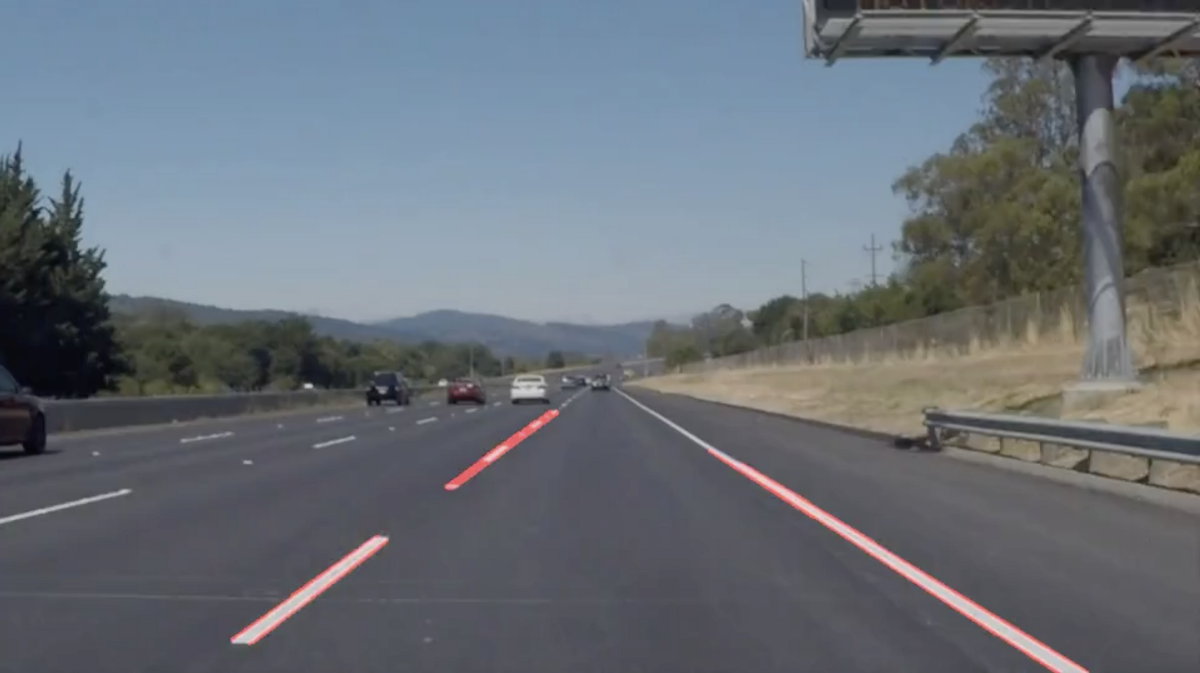
#> input picture data/hough.png, 1200 x 673 px
$ python 29_LaneDetection.py
#> lines starting #> are read from the running program, lines starting #| are printed output that depends on the picture; after the words box and inside, x2 and y2 are one past the last pixel; in counts of white or black regions, pixels touching at a corner belong together
import cv2 as cv
import numpy as np
from matplotlib import pyplot as plt

def  region_of_intrest(img,vertices):
    mask = np.zeros_like(img)
    #channel_count = img.shape[2]
    # match_mask_color = (255,)*channel_count
    match_mask_color = 255
    cv.fillPoly(mask,vertices,match_mask_color)
    masked_image = cv.bitwise_and(img,mask)
    return masked_image


def draw_lines(img,lines):
    img_copy = np.copy(img)
    blank_image = np.zeros_like(img)
    for line in lines:
        for x1,y1,x2,y2 in line:
            cv.line(blank_image,(x1,y1),(x2,y2),(0,255,0),thickness=3)
    img_copy = cv.addWeighted(img,0.8,blank_image,1,0)
    return img_copy
img = cv.imread('data/hough.png')
#> img is the input picture: shape (673, 1200, 3); mean B, G, R 119, 111.3, 104.7
img = cv.cvtColor(img,cv.COLOR_BGR2RGB)

height = img.shape[0]
#> height = 673
width = img.shape[1]
#> width = 1200

gray_image = cv.cvtColor(img,cv.COLOR_RGB2GRAY)
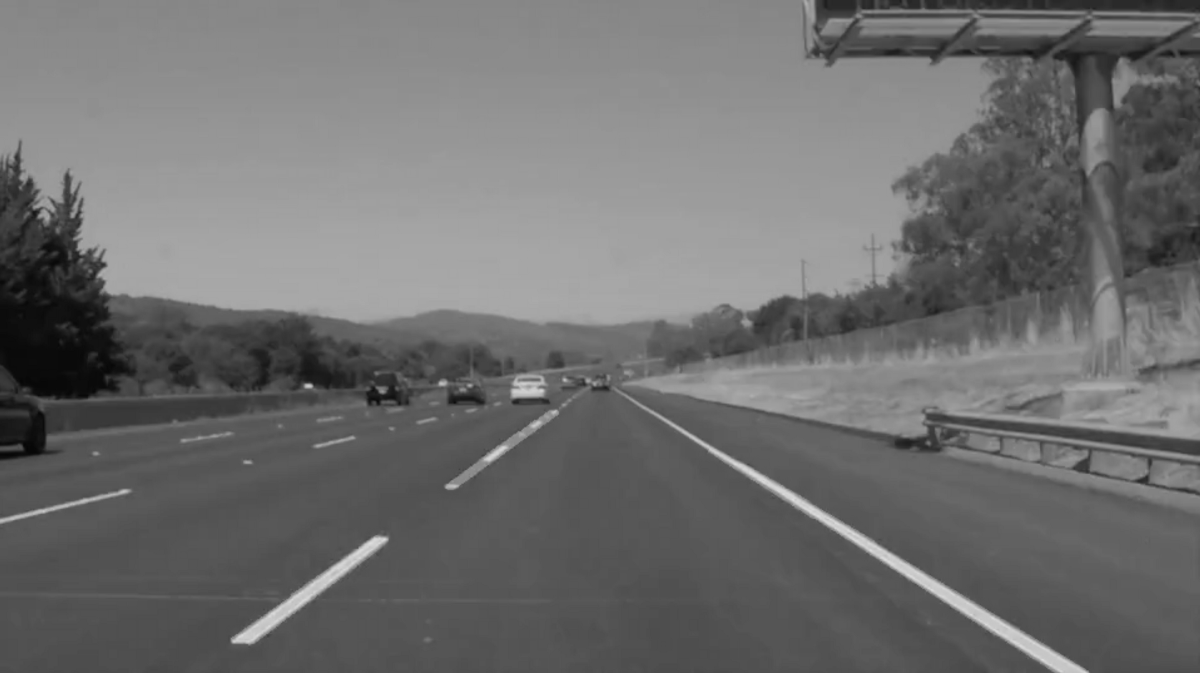
#> gray_image: shape (673, 1200); min 5, max 221, mean 110.2
canny_image = cv.Canny(gray_image,100,200)
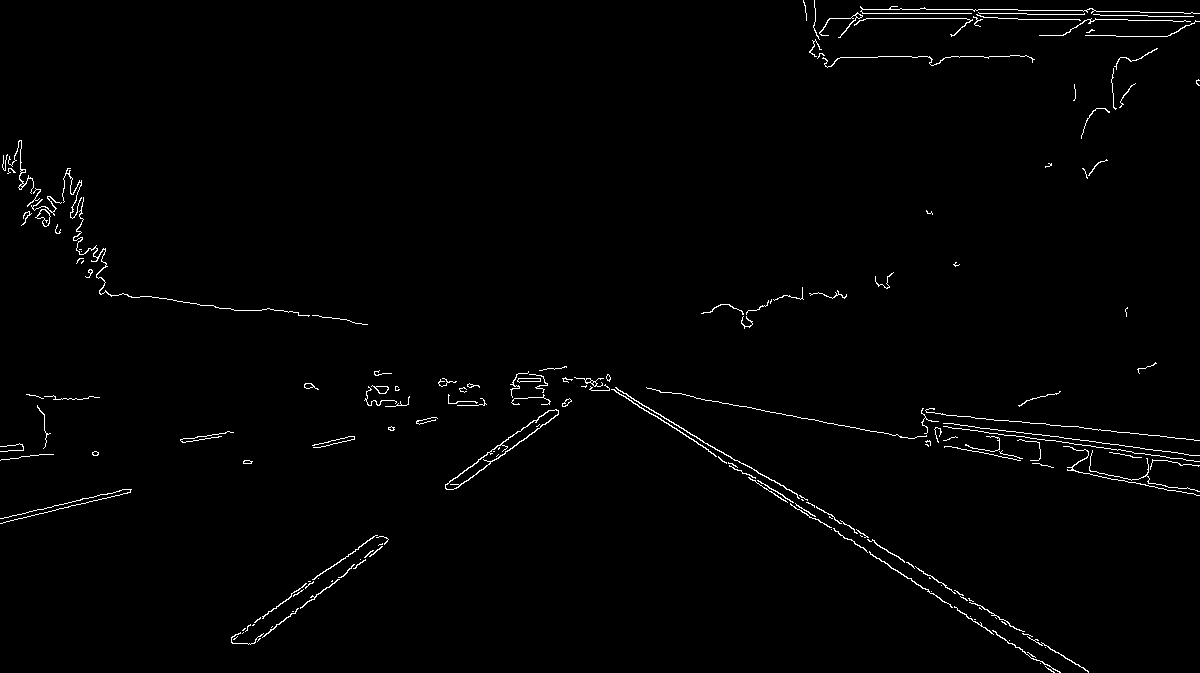
#> canny_image: shape (673, 1200); 1.2% white in thin lines or dots
region_of_intrest_vertices = [(0,height),(width/2,height/2),(width,height)]
#> region_of_intrest_vertices = [(0, 673), (600, 336.5), (1200, 673)]

cropped_image = region_of_intrest(canny_image,np.array([region_of_intrest_vertices],np.int32))
#> in region_of_intrest, `cv.fillPoly(mask,vertices,match_mask_color)`:
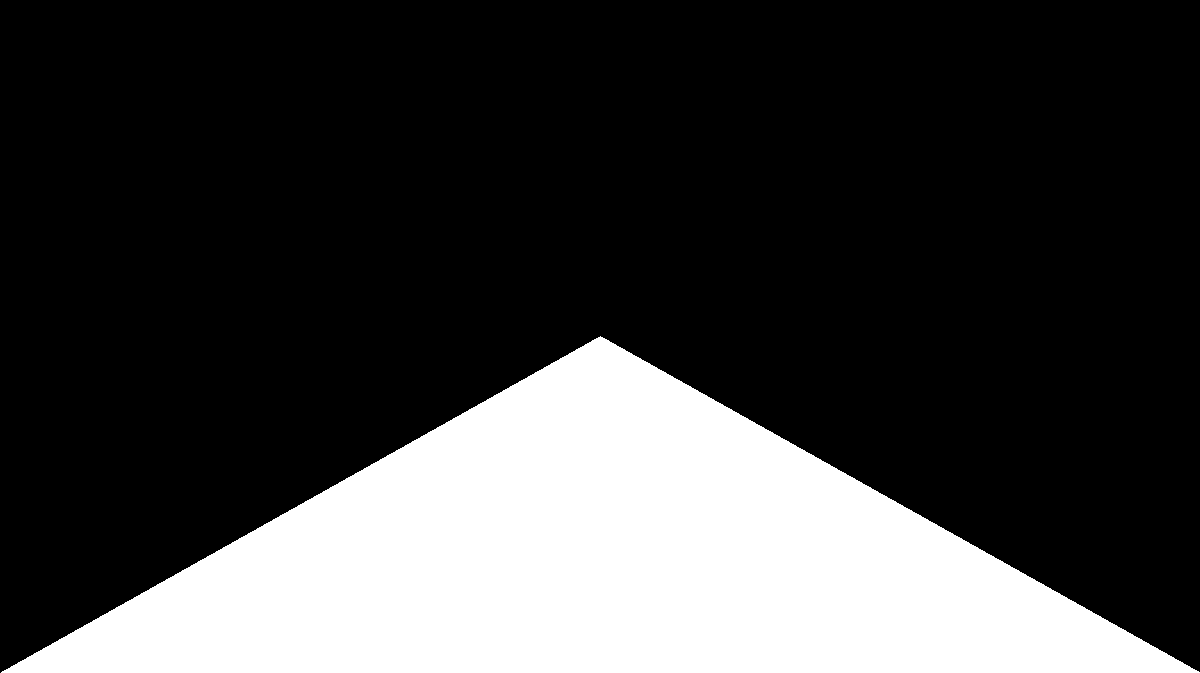
#> mask: shape (673, 1200); 25.1% white; 1 white region, box (x1, y1, x2, y2) and area: (1, 336, 1200, 673) 202463
#> in region_of_intrest, `masked_image = cv.bitwise_and(img,mask)`:
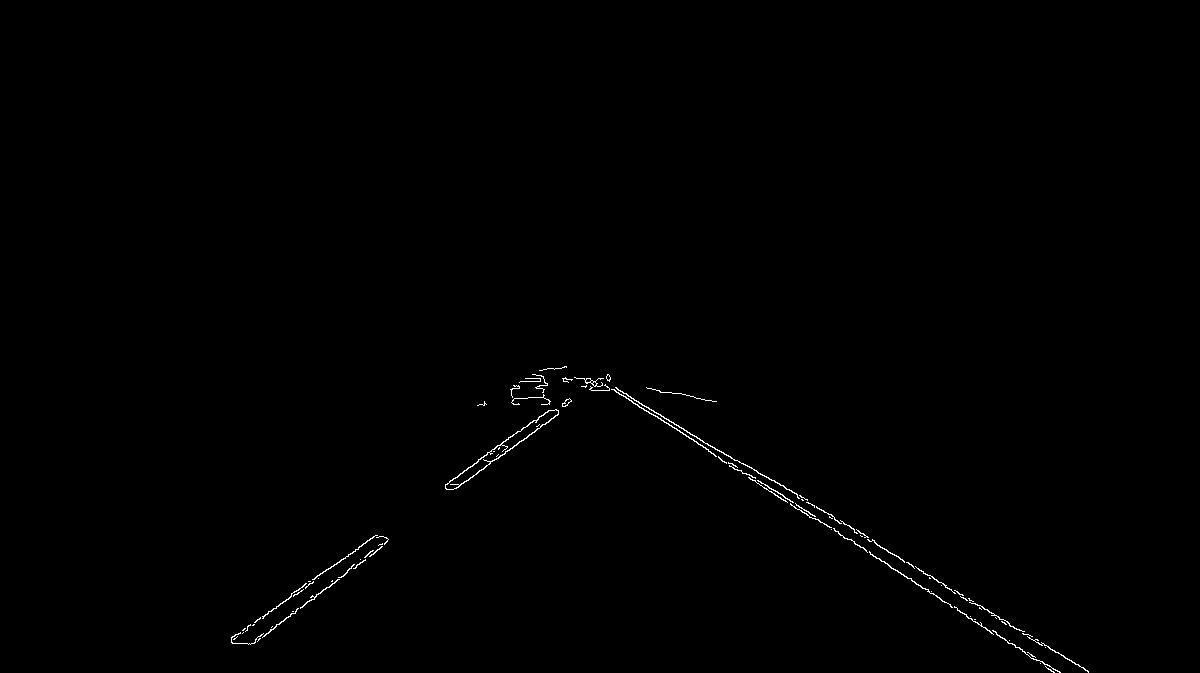
#> masked_image: shape (673, 1200); 0.39% white in thin lines or dots, all inside (x1, y1, x2, y2) = (231, 366, 1089, 673)

lines = cv.HoughLinesP(cropped_image,6,np.pi/60,160,np.array([]),minLineLength=40,maxLineGap=25)
#> lines = 25 rows, first 6: [668, 419, 717, 450], [929, 577, 1063, 655], [603, 378, 679, 427], [755, 477, 884, 561], [231, 640, 375, 535], [731, 463, 1054, 672]
image_with_lines = draw_lines(img,lines)
#> the loop in draw_lines, `for line in lines:` made 25 passes
#> line on passes 1 to 12: [[668, 419, 717, 450]], [[929, 577, 1063, 655]], [[603, 378, 679, 427]], [[755, 477, 884, 561]], [[231, 640, 375, 535]], [[731, 463, 1054, 672]], [[687, 432, 758, 473]], [[268, 633, 386, 538]], [[590, 378, 671, 425]], [[231, 637, 323, 571]], [[721, 460, 793, 502]], [[484, 460, 539, 416]]
#> in draw_lines, `img_copy = cv.addWeighted(img,0.8,blank_image,1,0)`:
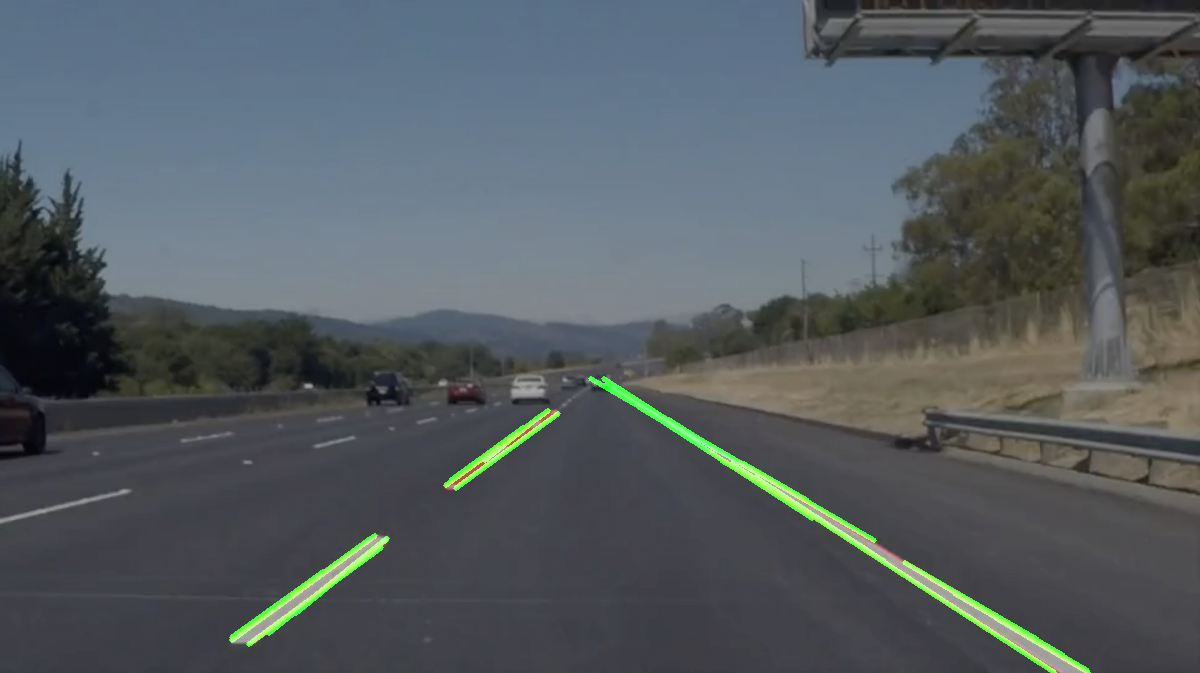
#> img_copy: shape (673, 1200, 3); mean R, G, B 83.7, 91, 95.2

plt.imshow(image_with_lines)
plt.show()

$ run again, with data/basketball1.png copied over data/hough.png
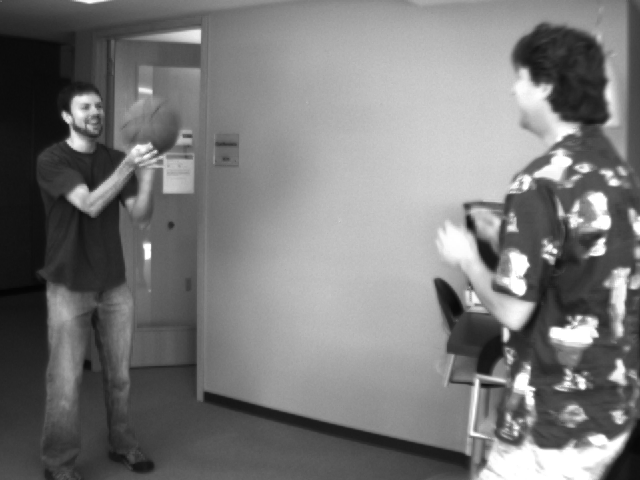
#> input picture data/basketball1.png, 640 x 480 px
#> img is the input picture: shape (480, 640, 3); min 4, max 255, mean 120.3
#> `canny_image = cv.Canny(gray_image,100,200)`:
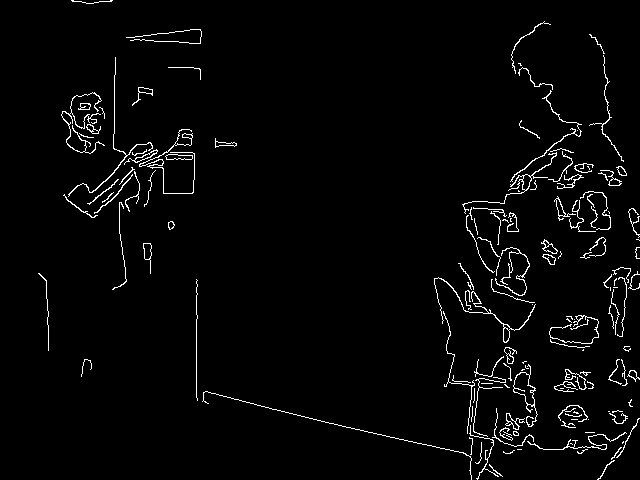
#> canny_image: shape (480, 640); 2.7% white in thin lines or dots
#> mask: shape (480, 640); 25% white; 1 white region, box (x1, y1, x2, y2) and area: (1, 240, 640, 480) 76880
#> masked_image: shape (480, 640); 0.5% white in thin lines or dots, all inside (x1, y1, x2, y2) = (196, 333, 615, 480)
#> lines = [[276, 409, 346, 427], [474, 436, 581, 453], [468, 455, 472, 381], [467, 432, 534, 443]]
#> the loop in draw_lines, `for line in lines:` made 4 passes
#> in draw_lines, `img_copy = cv.addWeighted(img,0.8,blank_image,1,0)`:
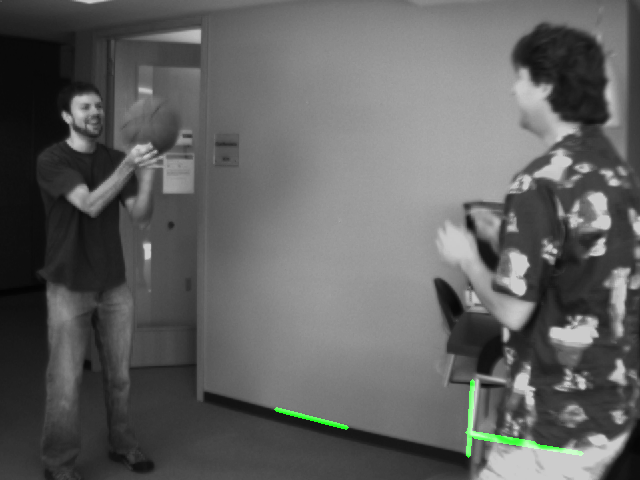
#> img_copy: shape (480, 640, 3); mean R, G, B 96.2, 96.9, 96.2
